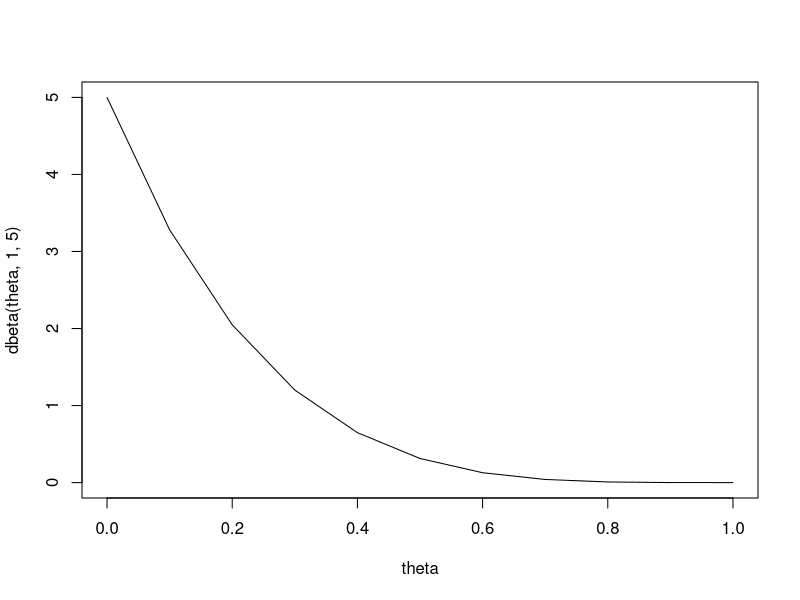

Source code (R):
## ---- chunk 1
#| label: C1-L07-Ex1-1
theta = seq(from = 0, to = 1, by = 0.1)
# Uniform
plot(theta, dbeta(theta, 1, 5), type = 'l')
## ---- chunk 2
#| label: C1-L07-Ex1-2
4*0/4
## ---- chunk 3
#| label: C1-L07-Ex1-3
a=1
b=5
a/(a+b)
## ---- chunk 4
#| label: C1-L07-Ex1-4
a=1
b=5
pbeta(q=0.5, shape1=a, shape2=b)
## ---- chunk 5
#| label: C1-L07-Ex1-5
a=8
b=16
qbeta(p=0.975, shape1=a, shape2=b)
## ---- chunk 6
#| label: C1-L07-Ex1-6
a=8
b=16
pbeta(q=0.35, shape1=a, shape2=b)
## ---- chunk 7
#| label: C1-L07-Ex1-7
a=8
b=16
a2=a+0
b2=b+5
pbeta(q=0.35, shape1=a2, shape2=b2)
